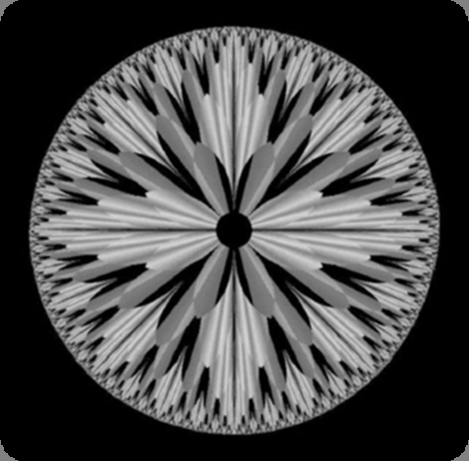
#> input picture lab2/fractal.png, 469 x 461 px
$ python bitplane.py
#> lines starting #> are read from the running program, lines starting #| are printed output that depends on the picture; after the words box and inside, x2 and y2 are one past the last pixel; in counts of white or black regions, pixels touching at a corner belong together
import cv2
import numpy as np
import matplotlib.pyplot as plt

height = 461
width = 469
image = cv2.imread('fractal.png')
#> image is the input picture: shape (461, 469, 3); min 0, max 213, mean 72.5

mat1 = np.zeros((height, width))
mat2 = np.zeros((height, width))
mat3 = np.zeros((height, width))
mat4 = np.zeros((height, width))
mat5 = np.zeros((height, width))
mat6 = np.zeros((height, width))
mat7 = np.zeros((height, width))
mat8 = np.zeros((height, width))


for i in range(0, height):
	for j in range(0, width):
	    x = image[i][j][0]
	    for k in range(1, 8):
	        #print type(x)
	    	if (k==1):
	    		mat1[i][j] = (x >> (k-1))&1
	    	if (k==2):
	    		mat2[i][j] = (x >> (k-1))&1
	    	if (k==3):
	    		mat3[i][j] = (x >> (k-1))&1
	    	if (k==4):
	    		mat4[i][j] = (x >> (k-1))&1
	    	if (k==5):
	    		mat5[i][j] = (x >> (k-1))&1
	    	if (k==6):
	    		mat6[i][j] = (x >> (k-1))&1
	    	if (k==7):
	    		mat7[i][j] = (x >> (k-1))&1
	    	if (k==8):
	    		mat8[i][j] = (x >> (k-1))&1
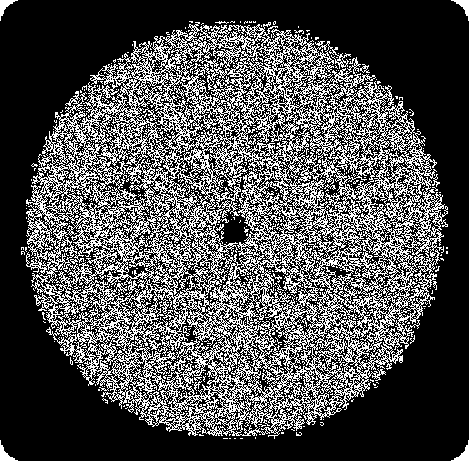
#> mat1: shape (461, 469) float64; values 0 (black) and 1 (white), 31.2% white in thin lines or dots
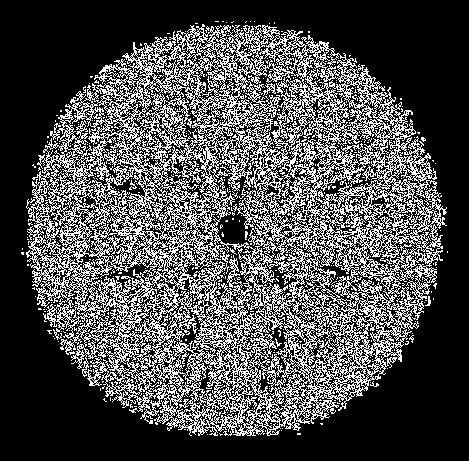
#> mat2: shape (461, 469) float64; values 0 (black) and 1 (white), 30.4% white in thin lines or dots, all inside (x1, y1, x2, y2) = (21, 21, 448, 436)
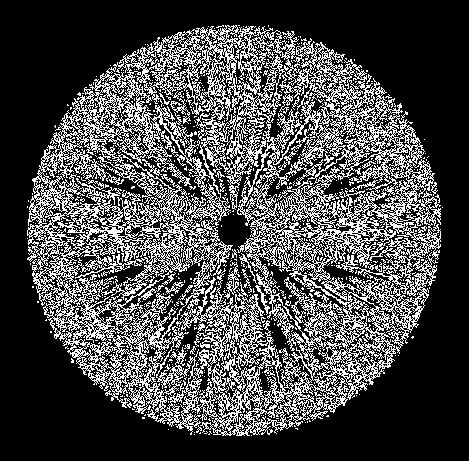
#> mat3: shape (461, 469) float64; values 0 (black) and 1 (white), 28.7% white in thin lines or dots, all inside (x1, y1, x2, y2) = (27, 25, 443, 436)
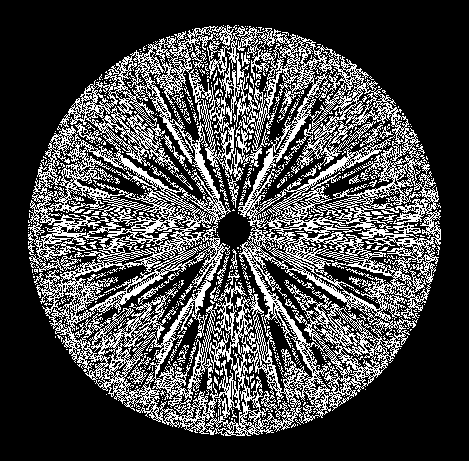
#> mat4: shape (461, 469) float64; values 0 (black) and 1 (white), 27.4% white in thin lines or dots, all inside (x1, y1, x2, y2) = (28, 25, 441, 436)
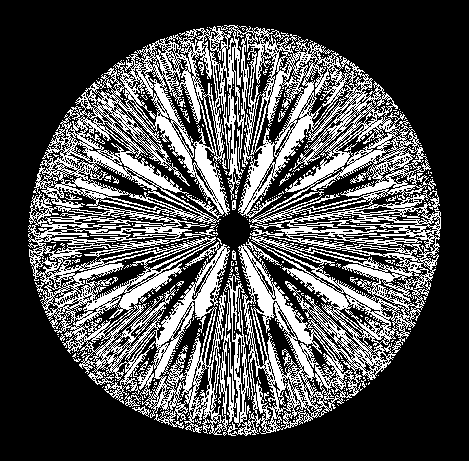
#> mat5: shape (461, 469) float64; values 0 (black) and 1 (white), 30.2% white in thin lines or dots, all inside (x1, y1, x2, y2) = (28, 25, 441, 436)
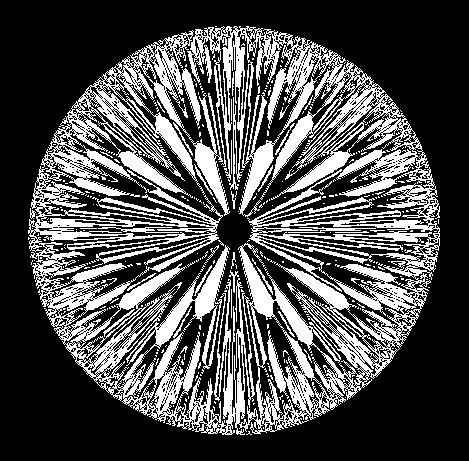
#> mat6: shape (461, 469) float64; values 0 (black) and 1 (white), 30.3% white; 319 white regions (288 under 20 px), largest, box (x1, y1, x2, y2) and area: (28, 26, 440, 435) 62470, (288, 227, 376, 233) 192, (98, 227, 179, 233) 188
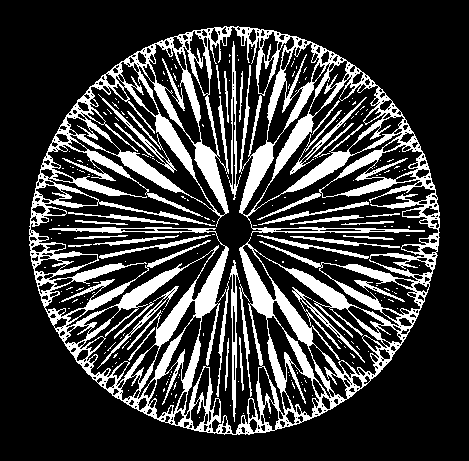
#> mat7: shape (461, 469) float64; values 0 (black) and 1 (white), 22.8% white; 217 white regions (183 under 20 px), largest, box (x1, y1, x2, y2) and area: (29, 26, 440, 435) 41428, (229, 260, 240, 422) 598, (229, 41, 241, 200) 558
#> mat8: shape (461, 469) float64; every value is 0
            #x = x>>1
		#print (image[i][j][0] & 1)

		#print x
plt.imshow(mat1, cmap='gray')
plt.show()
plt.imshow(mat2, cmap='gray')
plt.show()
plt.imshow(mat3, cmap='gray')
plt.show()
plt.imshow(mat4, cmap='gray')
plt.show()
plt.imshow(mat5, cmap='gray')
plt.show()
plt.imshow(mat6, cmap='gray')
plt.show()
plt.imshow(mat7, cmap='gray')
plt.show()
plt.imshow(mat8, cmap='gray')
plt.show()
